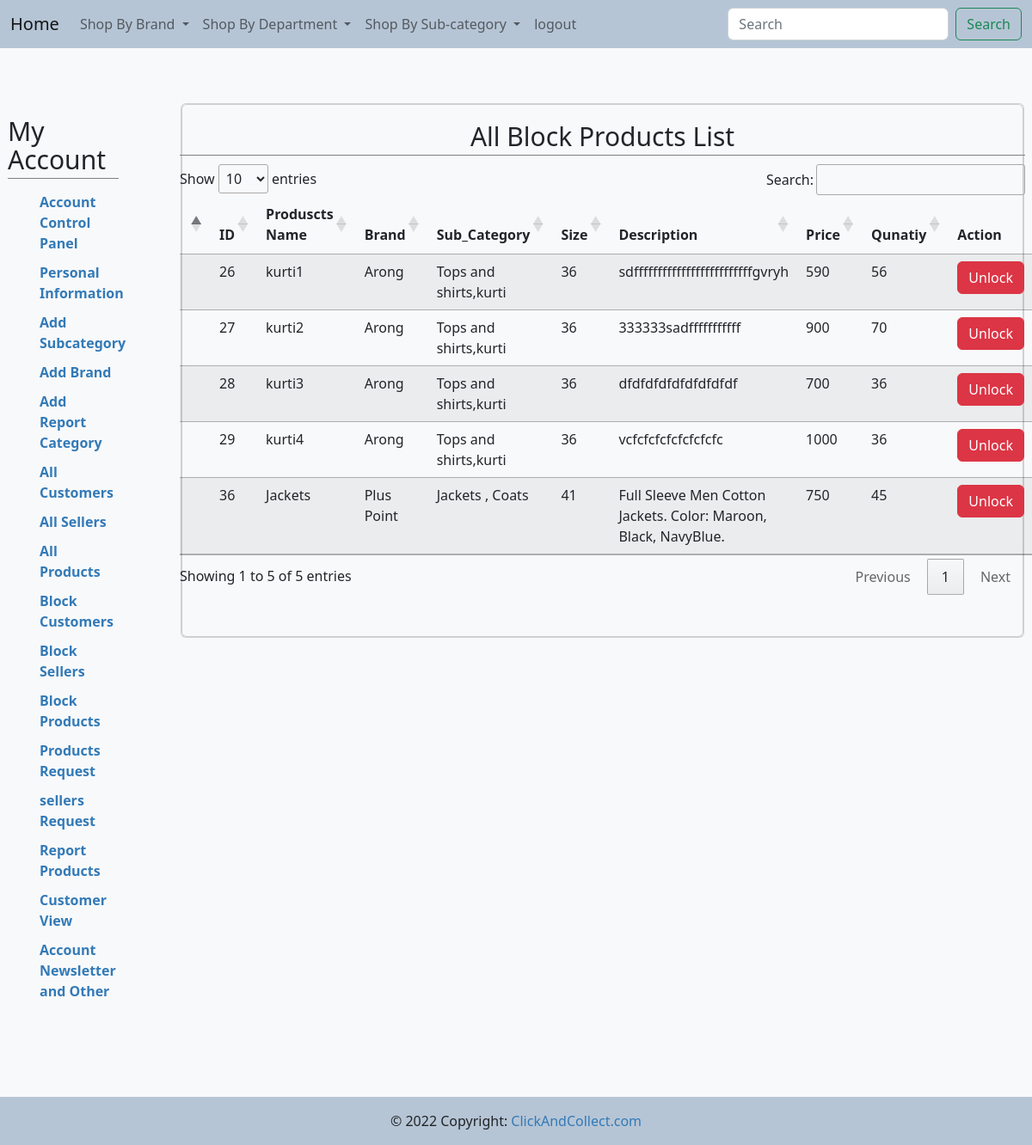
Before: /admin/test1.php (signed in) with the older database file.
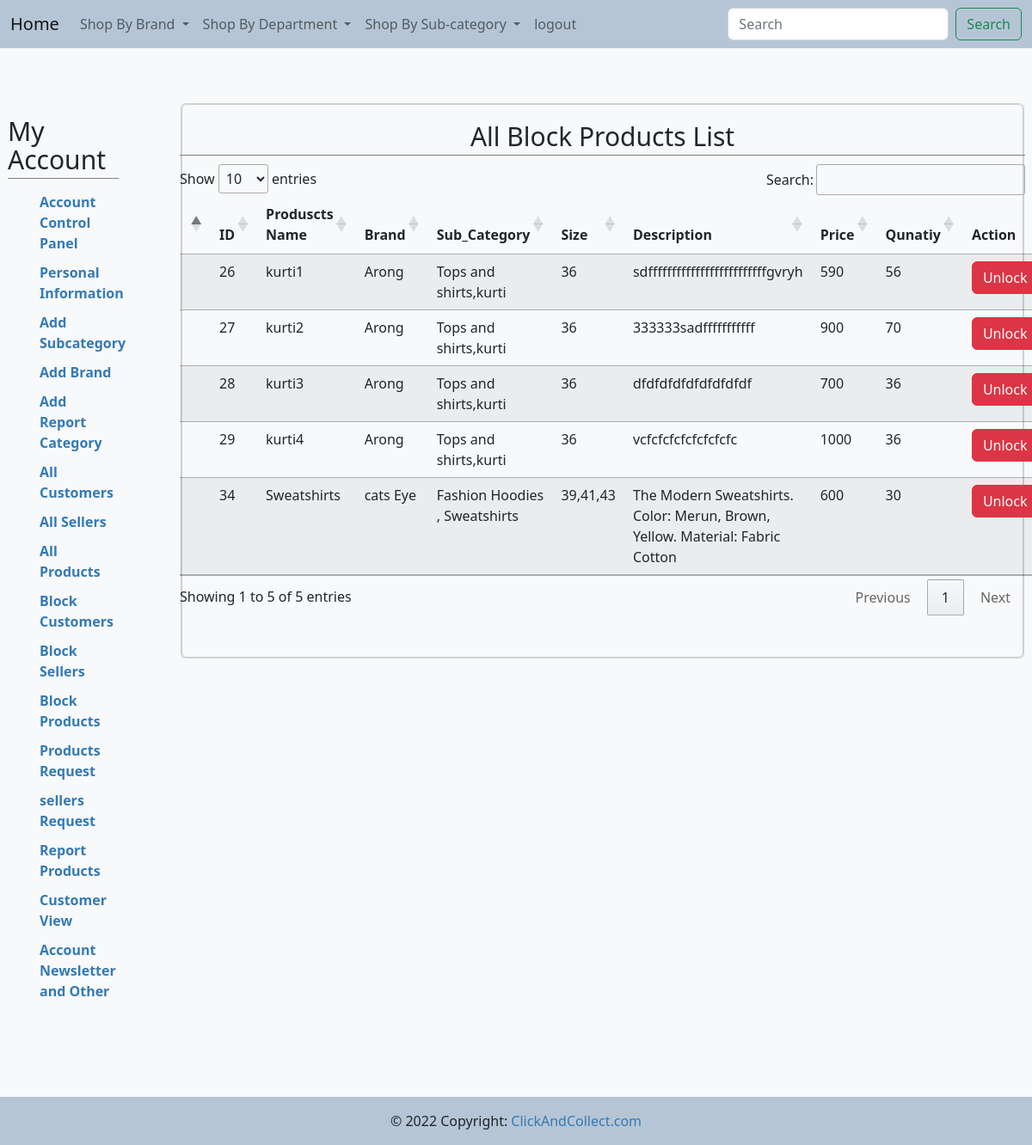
After: the same page with the newer database file.
### tables this page shows
CREATE TABLE IF NOT EXISTS `products` (
  `p_id` int(11) NOT NULL AUTO_INCREMENT,
  `name` varchar(100) DEFAULT NULL,
  `b_id` int(11) DEFAULT NULL,
  `sub_id` int(11) DEFAULT NULL,
  `s_id` int(11) NOT NULL,
  `size` varchar(100) DEFAULT NULL,
  `description` varchar(200) DEFAULT NULL,
  `prev_price` varchar(255) NOT NULL,
  `price` double DEFAULT NULL,
  `quantity` int(11) DEFAULT NULL,
  `status` int(11) NOT NULL,
  PRIMARY KEY (`p_id`),
  KEY `FK_brand1` (`b_id`),
  KEY `FK_catagory1` (`sub_id`),
  KEY `FK_seller` (`s_id`)
);

CREATE TABLE IF NOT EXISTS `brand` (
  `b_id` int(11) NOT NULL AUTO_INCREMENT,
  `name` varchar(100) DEFAULT NULL,
  PRIMARY KEY (`b_id`)
);

CREATE TABLE IF NOT EXISTS `sub_category` (
  `sub_id` int(11) NOT NULL AUTO_INCREMENT,
  `name` varchar(100) DEFAULT NULL,
  `cat_id` int(11) DEFAULT NULL,
  PRIMARY KEY (`sub_id`),
  KEY `FK_catagory` (`cat_id`)
);

### admin/test1.php (the view, shortened to what this page needs)
<!DOCTYPE html>
<html lang="en">
<head>
        <link href="https://cdn.jsdelivr.net/npm/bootstrap@5.2.1/dist/css/bootstrap.min.css" rel="stylesheet">
        <link rel="stylesheet" href="https://cdn.datatables.net/1.12.1/css/jquery.dataTables.min.css">
        <link href="include/style.css" rel="stylesheet" />
</head>
<body>
<div class="b">
    <?php include 'include/navbar.php' ?>
</div>
<div class="account-page">
<div class="container-fluid">
<div class="row">
<div class="col-sm-2 mt-0 pad">
    <?php include 'include/sidebar.php' ?>
</div>
    <div class="col-sm-10">
        <div class="mt-1 card">
            <div class="card bg-light text-dark">
                <div class="row">
                    <div class="col-md-12 mt-0 mb-5 ml-1">
                        <h2 class="text-center">All  Block Products List</h2>
                        <table class="table table-striped" id = "blockproducts">
                        <thead>
                        <tr>
                            <th></th>
                            <th>ID</th>
                            <th>Produscts Name</th>
                            <th>Brand</th>
                            <th>Sub_Category</th>
                            <th>Size</th>
                            <th>Description</th>
                            <th>Price</th>
                            <th>Qunatiy</th>
                            <th>Action</th>
                        </tr>
                        </thead>
                        <tbody>
                        <?php
                            include 'include/connection.php';
                            $query = "select * from products where status='0'";
                            $table = mysqli_query($con,$query);
                            while($row = mysqli_fetch_array($table)){
                        ?>
                        <tr>
                        <td></td>
                                <td><?php echo $row['p_id'];?></td>
                                <td><?php echo $row['name']; ?></td>
                                <?php
                                    $id =  $row['b_id'];
                                    $query1 = "select * from brand where b_id= $id";
                                    $table1 = mysqli_query($con,$query1);
                                    $row1 = mysqli_fetch_array($table1)
                                ?>
                                <td><?php echo $row1['name'];?></td>
                                <?php
                                    $id =  $row['sub_id'];
                                    $query3 = "select * from sub_category where sub_id= $id";
                                    $table3 = mysqli_query($con,$query3);
                                    $row3 = mysqli_fetch_array($table3);
                                ?>
                                <td><?php echo $row3['name'];?></td>
                                <td><?php echo $row['size'];?></td>
                                <td><?php echo $row['description'];?></td>
                                <td><?php echo $row['price'];?></td>
                                <td><?php echo $row['quantity'];?></td>
                                <td>
                                    <a class="btn btn-danger" data-bs-toggle="modal" data-bs-target="#myModal<?php echo $row['p_id'];?>">Unlock</a>
                                </td>
                            </tr>
                            <?php } ?>
                        </tbody>
                    </table>
                    </div>
                </div>
            </div>
        </div>
    </div>
</div>
</div>
</div>
<div class="bot">
   <?php include 'include/footer.php' ?>
</div>
</body>
</html>

Changed rows visible on the page:
no longer on this page (row edited): products: p_id "36", name "Jackets", b.name "Plus Point", sub.name "Jackets , Coats", size "41", description "Full Sleeve Men Cotton Jackets. Color: Maroon, Black, NavyBlue.", price "750", quantity "45"
now on this page (row edited): products: p_id "34", name "Sweatshirts", b.name "cats Eye", sub.name "Fashion Hoodies , Sweatshirts", size "39,41,43", description "The Modern Sweatshirts. Color: Merun, Brown, Yellow. Material: Fabric Cotton", price "600", quantity "30"
